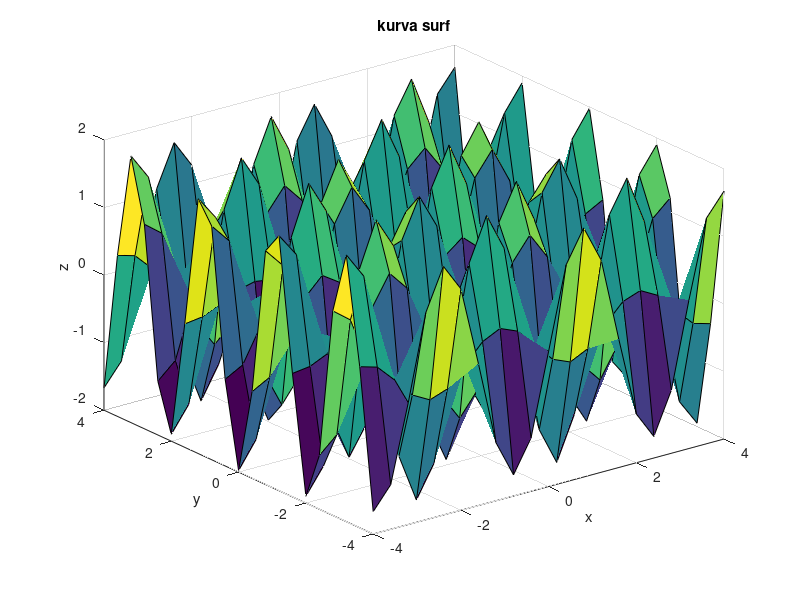
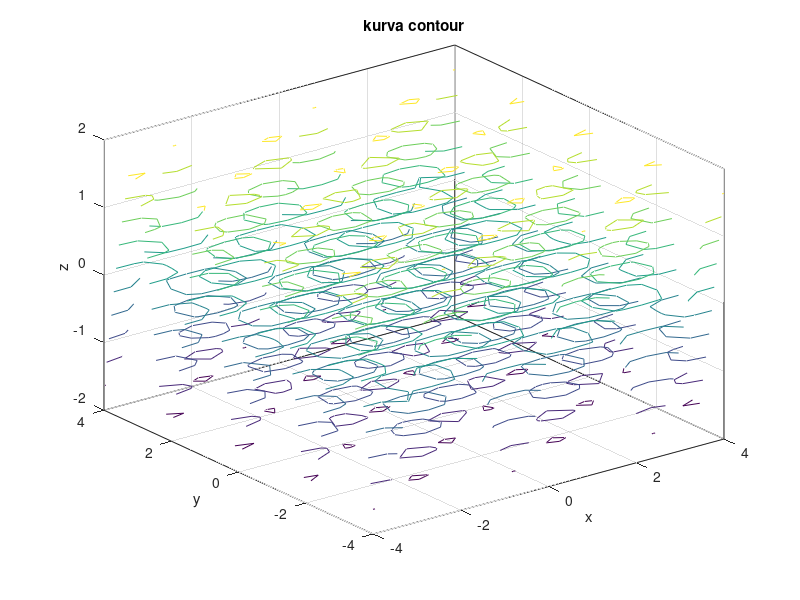
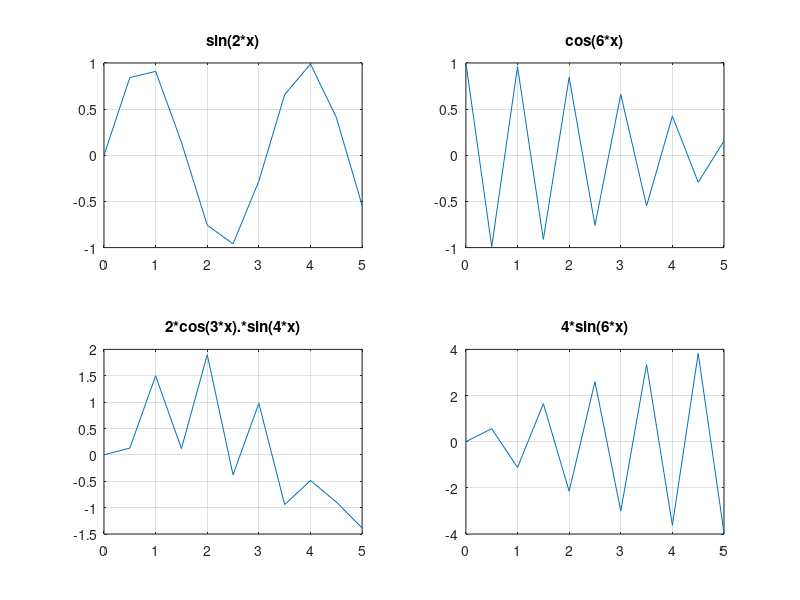
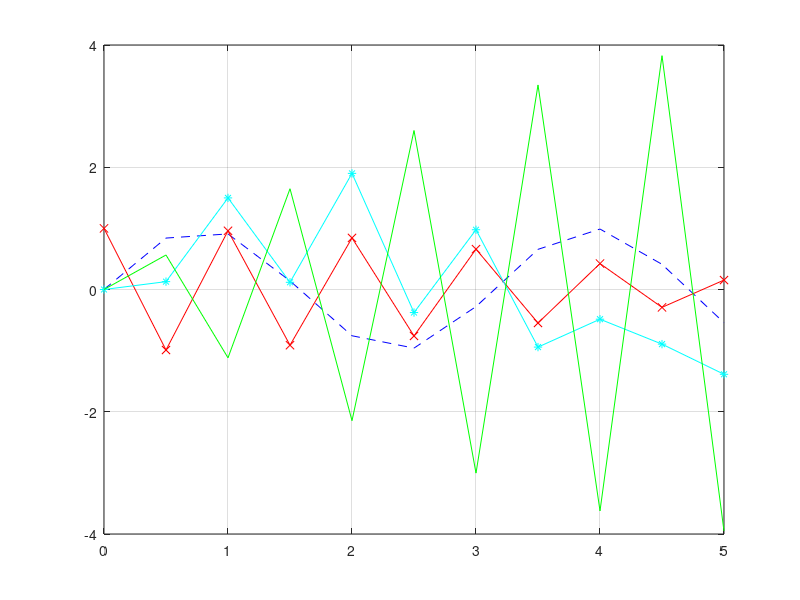

The MATLAB source for these figures, in order:
clc
clear


%M Fabian Andriano
%112022033
%Kelas B Pemerograman Komputer
%UAS Matlab

%Soal 1
%NILAI MATRIKS:

A=[1 0 0; 3 1 2; 2 3 3]
B=[1 0 0; 4 2 3; 1 1 2]

%a) eigen matriks A & B
aA = eig(A)
aB = eig(B)

%b) singularitas matriks A & B
bA = svd(A)
bB = svd(B)

%c) matriks segitiga atas dari matriks A & B
cA = triu(A)
cB = triu(B)

%d) matriks segitiga bawah A & B
dA = tril(A)
dB = tril(B)

%e) nilai maximum matriks A & B
eA = max(max(A))
eB = max(max(B))

%f) nilai minimum matriks A & B
fA = min(min(A))
fB = min(min(B))

%g) jumlah kolom elemen matriks A & B
gA = length(A)
gB = length(B)

%h) diagonal matriks A & B
hA = diag(A)
hB = diag(B)

%Soal 2
%Selesaikan persamaan linier pada persamaan berikut:
%a) x+4y+7z=50
%b) 2x-y+4z=50
%c) 4x-2y+2z=50

%jawaban nomor 2
A=[1 4 7;2 -1 4;4 -2 2]
B=[050 ; 050 ;050]

%mencari nilai X Y Z
x = inv (A)*B

%Soal 3
% surf
figure(1)
x = -4 : 0.4 : 4
y = -4 : 0.4 : 4
[X,Y] = meshgrid(x,y)
Z = 2*sin(2*X).*cos(3*Y)
surf(X,Y,Z)
title("kurva surf")

% contour
figure(2)
x = -4 : 0.4 : 4;
y = -4 : 0.4 : 4;
[X,Y] = meshgrid(x,y);
Z = 2*sin(2*X).*cos(3*Y);
contour3(X,Y,Z);
title("kurva contour");


%Soal 3
% a) Soal 3 Bagian A
%Plot surf
figure(1)
x = -4 : 0.4 : 4;
y = -4 : 0.4 : 4;
[X,Y] = meshgrid(x,y);
Z = 2*sin(2*X).*cos(3*Y);
surf(X,Y,Z);
title("kurva surf");
xlabel ('x'), ylabel ('y'), zlabel ('z');

%Plot contour
figure(2)
x = -4 : 0.4 : 4;
y = -4 : 0.4 : 4;
[X,Y] = meshgrid(x,y);
Z = 2*sin(2*X).*cos(3*Y);
contour3(X,Y,Z);
title("kurva contour");
xlabel ('x'), ylabel ('y'), zlabel ('z');

%b) Soal 3 Bagian B
x = 0 : 0.5 : 5;
y1 = sin(2*x);
y2 = cos(6*x);
y3 = 2*cos(3*x).*sin(4*x);
y4 = 4*sin(6*x);
%cara 1
figure(3)
subplot (2,2,1)
plot (x,y1)
title ('sin(2*x)')
grid on
subplot (2,2,2)
plot (x,y2)
title ('cos(6*x)')
grid on
subplot (2,2,3)
plot (x,y3)
title ('2*cos(3*x).*sin(4*x)')
grid on
subplot (2,2,4)
plot (x,y4)
title ('4*sin(6*x)')
grid on

%cara 2
figure(4)
plot(x,y1,'b--',x,y2,'r-x',x,y3,'c-*',x,y4,'g-')
grid on

%cara 3
figure(5)
[X1,Y1] = meshgrid (x,y1)
[X2,Y2] = meshgrid (x,y2)
[X3,Y3] = meshgrid (x,y3)
[X4,Y4] = meshgrid (x,y4)
subplot (2,2,1)
surf(X1,Y1)
subplot (2,2,2)
surf(X2,Y2)
subplot (2,2,3)
surf(X3,Y3)
subplot (2,2,4)
surf(X4,Y4)
